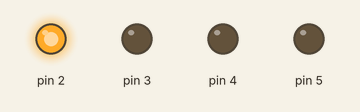
Bench run of a sketch on a simulated Arduino Uno, built with avr-gcc and run on an emulated ATmega328P. Shown: output pins drawn as LEDs (lit = HIGH).

Above: at 0.05 s.
At 0.65 s:
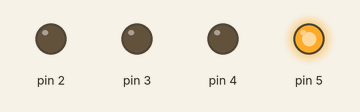
At 1.25 s:
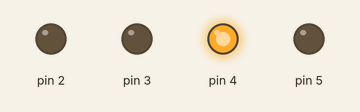
At 1.85 s:
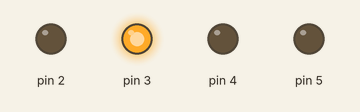
At 2.45 s:
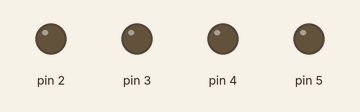
Timing chart, 0 to 3.0 s (numbered marks = the images above):
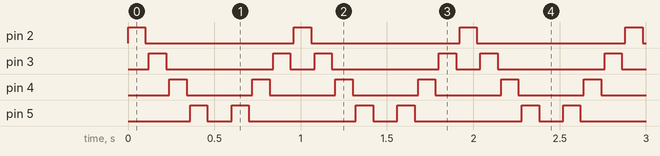

Measured:
- by itself, pin 2: alternates HIGH for 0.10 s and LOW for 0.86 s
- by itself, pin 3: repeats every 0.96 s: LOW 0.62 s, HIGH 0.10 s, LOW 0.14 s, HIGH 0.10 s
- by itself, pin 4: alternates HIGH for 0.10 s and LOW for 0.38 s
- by itself, pin 5: repeats every 0.96 s: LOW 0.14 s, HIGH 0.10 s, LOW 0.62 s, HIGH 0.10 s

The sketch:

kitt_lights.ino
```cpp
#define LEDS 4
#define START 2

void setup() {
  for (int i = 2; i < LEDS + 2; i++)
  {
    pinMode(i, OUTPUT);
  }
  Serial.begin(9600);
}

void loop() {
  for (int i = START; i < (LEDS + START); i++)
  {
    blink(i);
  }
  for (int i = (LEDS + START); i > START; i--)
  {
    blink(i);
  }
}

void blink(int led)
{
    digitalWrite(led, HIGH);
    delay(100);
    digitalWrite(led, LOW);
    delay(20);
}
```
